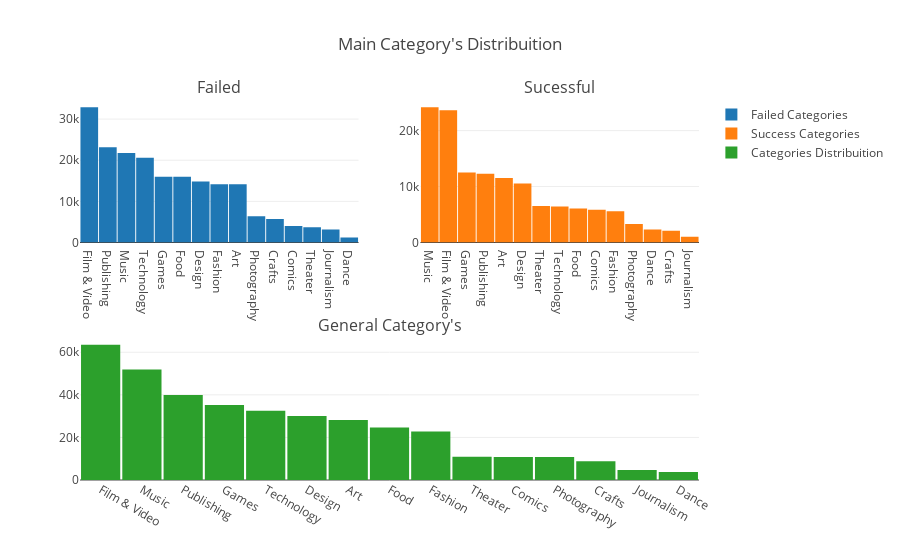

Notebook code for this chart:
### Markdown cell above
failed and succesful projects have different frequencies

### Code cell
#First plot
trace0 = go.Bar(
    x=main_cats_failed.index,
    y=main_cats_failed.values,
    name="Failed Categories"
)
#Second plot
trace1 = go.Bar(
    x=main_cats_sucess.index,
    y=main_cats_sucess.values,
    name="Success Categories"
)
#Third plot
trace2 = go.Bar(
    x=main_cats.index,
    y=main_cats.values,
    name="Categories Distribuition"
)

#Creating the grid
fig = tls.make_subplots(rows=2, cols=2, specs=[[{}, {}], [{'colspan': 2}, None]],
                          subplot_titles=('Failed','Sucessful', "General Category's"))

#setting the figs
fig.append_trace(trace0, 1, 1)
fig.append_trace(trace1, 1, 2)
fig.append_trace(trace2, 2, 1)

fig['layout'].update(showlegend=True,
                     title="Main Category's Distribuition",
                     bargap=0.05)
iplot(fig)

### Figure 1 — Plotly figure (JSON) as saved in the notebook; plotly's stock layout.template omitted (floating-point values rounded to 4 significant figures)
{"data": [{"name": "Failed Categories", "type": "bar", "uid": "8531a72d-cb3b-4bda-a650-115bdbf72b9a", "x": ["Film & Video", "Publishing", "Music", "Technology", "Games", "Food", "Design", "Fashion", "Art", "Photography", "Crafts", "Comics", "Theater", "Journalism", "Dance"], "xaxis": "x", "y": [32904, 23145, 21752, 20616, 16003, 15969, 14814, 14182, 14131, 6384, 5703, 4036, 3708, 3137, 1235], "yaxis": "y"}, {"name": "Success Categories", "type": "bar", "uid": "335a7c13-0170-4bad-a374-f93cabc2d9d9", "x": ["Music", "Film & Video", "Games", "Publishing", "Art", "Design", "Theater", "Technology", "Food", "Comics", "Fashion", "Photography", "Dance", "Crafts", "Journalism"], "xaxis": "x2", "y": [24197, 23623, 12518, 12300, 11510, 10550, 6534, 6434, 6085, 5842, 5593, 3305, 2338, 2115, 1012], "yaxis": "y2"}, {"name": "Categories Distribuition", "type": "bar", "uid": "ce0e20d8-eafa-4a2a-81b8-f63c59510e1d", "x": ["Film & Video", "Music", "Publishing", "Games", "Technology", "Design", "Art", "Food", "Fashion", "Theater", "Comics", "Photography", "Crafts", "Journalism", "Dance"], "xaxis": "x3", "y": [63585, 51918, 39874, 35231, 32569, 30070, 28153, 24602, 22816, 10913, 10819, 10779, 8809, 4755, 3768], "yaxis": "y3"}], "layout": {"annotations": [{"font": {"size": 16}, "showarrow": false, "text": "Failed", "x": 0.225, "xanchor": "center", "xref": "paper", "y": 1, "yanchor": "bottom", "yref": "paper"}, {"font": {"size": 16}, "showarrow": false, "text": "Sucessful", "x": 0.775, "xanchor": "center", "xref": "paper", "y": 1, "yanchor": "bottom", "yref": "paper"}, {"font": {"size": 16}, "showarrow": false, "text": "General Category's", "x": 0.5, "xanchor": "center", "xref": "paper", "y": 0.375, "yanchor": "bottom", "yref": "paper"}], "bargap": 0.05, "showlegend": true, "title": "Main Category's Distribuition", "xaxis": {"anchor": "y", "domain": [0, 0.45]}, "xaxis2": {"anchor": "y2", "domain": [0.55, 1]}, "xaxis3": {"anchor": "y3", "domain": [0, 1]}, "yaxis": {"anchor": "x", "domain": [0.625, 1]}, "yaxis2": {"anchor": "x2", "domain": [0.625, 1]}, "yaxis3": {"anchor": "x3", "domain": [0, 0.375]}}}
